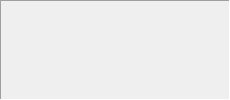
           <widget class="QFrame" name="frameInfoBox">
            <property name="sizePolicy">
             <sizepolicy hsizetype="Fixed" vsizetype="Minimum">
              <horstretch>0</horstretch>
              <verstretch>0</verstretch>
             </sizepolicy>
            </property>
            <property name="minimumSize">
             <size>
              <width>230</width>
              <height>0</height>
             </size>
            </property>
            <property name="maximumSize">
             <size>
              <width>230</width>
              <height>16777215</height>
             </size>
            </property>
            <property name="frameShape">
             <enum>QFrame::Panel</enum>
            </property>
            <property name="frameShadow">
             <enum>QFrame::Sunken</enum>
            </property>
            <layout class="QVBoxLayout" name="verticalLayout_4">
             <property name="margin">
              <number>6</number>
             </property>
             <item>
              <widget class="QLabel" name="lblFilename">
               <property name="sizePolicy">
                <sizepolicy hsizetype="Preferred" vsizetype="Minimum">
                 <horstretch>0</horstretch>
                 <verstretch>0</verstretch>
                </sizepolicy>
               </property>
               <property name="font">
                <font>
                 <weight>75</weight>
                 <bold>true</bold>
                </font>
               </property>
               <property name="text">
                <string/>
               </property>
               <property name="wordWrap">
                <bool>true</bool>
               </property>
              </widget>
             </item>
             <item>
              <layout class="QHBoxLayout" name="horizontalLayout_4">
               <item>
                <widget class="QLabel" name="lblArchiveType">
                 <property name="sizePolicy">
                  <sizepolicy hsizetype="Minimum" vsizetype="Minimum">
                   <horstretch>0</horstretch>
                   <verstretch>0</verstretch>
                  </sizepolicy>
                 </property>
                 <property name="maximumSize">
                  <size>
                   <width>200</width>
                   <height>16777215</height>
                  </size>
                 </property>
                 <property name="font">
                  <font>
                   <italic>false</italic>
                  </font>
                 </property>
                 <property name="frameShape">
                  <enum>QFrame::NoFrame</enum>
                 </property>
                 <property name="frameShadow">
                  <enum>QFrame::Sunken</enum>
                 </property>
                 <property name="text">
                  <string/>
                 </property>
                 <property name="wordWrap">
                  <bool>false</bool>
                 </property>
                </widget>
               </item>
               <item>
                <widget class="QLabel" name="lblPageCount">
                 <property name="sizePolicy">
                  <sizepolicy hsizetype="Expanding" vsizetype="Minimum">
                   <horstretch>0</horstretch>
                   <verstretch>0</verstretch>
                  </sizepolicy>
                 </property>
                 <property name="font">
                  <font>
                   <italic>true</italic>
                  </font>
                 </property>
                 <property name="text">
                  <string/>
                 </property>
                </widget>
               </item>
              </layout>
             </item>
             <item>
              <widget class="QLabel" name="lblTagList">
               <property name="sizePolicy">
                <sizepolicy hsizetype="Preferred" vsizetype="Minimum">
                 <horstretch>0</horstretch>
                 <verstretch>0</verstretch>
                </sizepolicy>
               </property>
               <property name="text">
                <string/>
               </property>
              </widget>
             </item>
            </layout>
           </widget>
